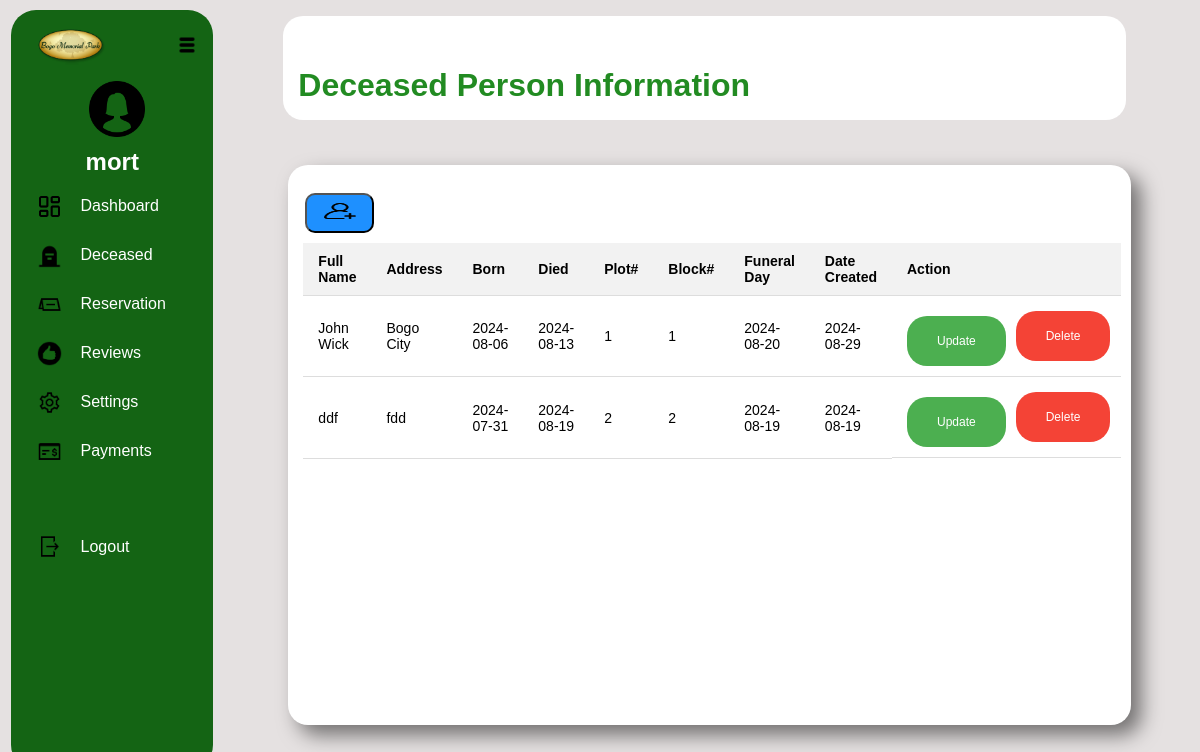
Before: /admindashboard/adminDeceased.php (signed in) with the older database file.
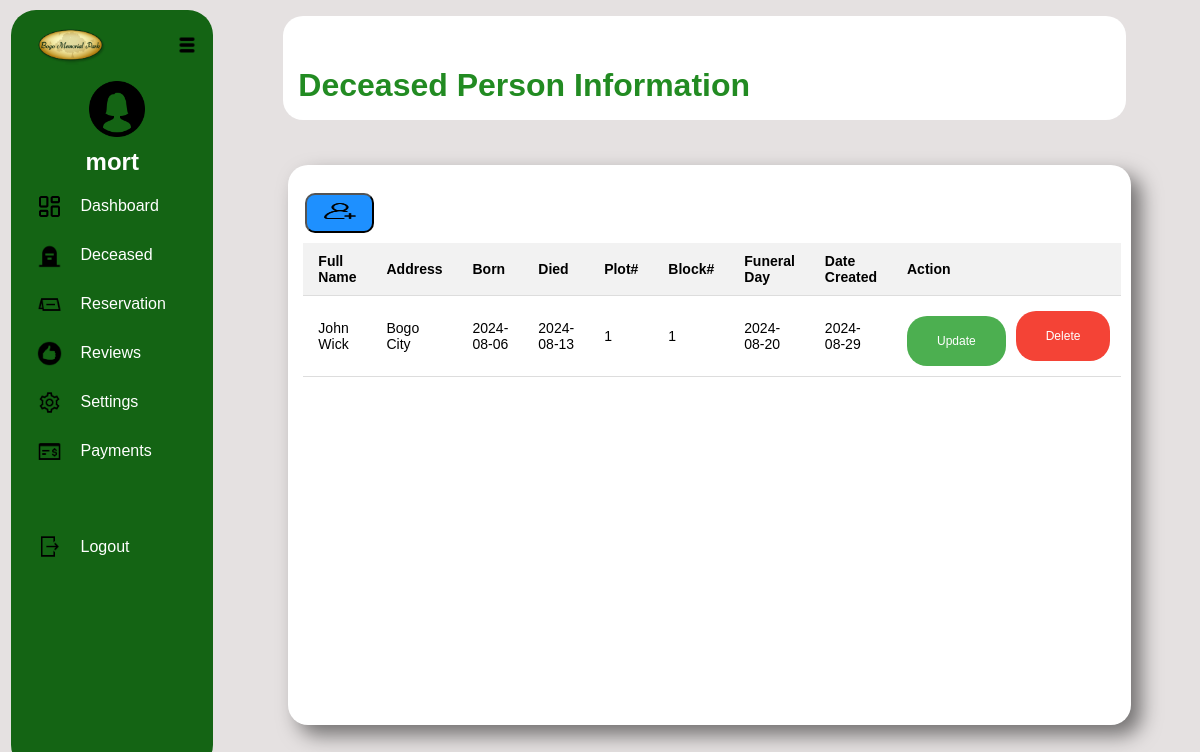
After: the same page with the newer database file.
### tables this page shows
CREATE TABLE `deceasedpersoninfo` (
  `id` int(11) NOT NULL,
  `fullname` varchar(100) NOT NULL,
  `address` varchar(100) NOT NULL,
  `born` date NOT NULL,
  `died` date NOT NULL,
  `plot` varchar(100) NOT NULL,
  `block` varchar(100) NOT NULL,
  `funeralday` date NOT NULL,
  `datecreated` date NOT NULL
);

### admindashboard/adminDeceased.php (the view, shortened to what this page needs)
<?php
$firstname = isset($_SESSION['firstname']) ? htmlspecialchars($_SESSION['firstname']) : 'Guest';
require_once '../connection/connection.php';
if (isset($pdo)) {
    $stmt = $pdo->prepare("SELECT * FROM deceasedpersoninfo");
    $stmt->execute();
    $reservations = $stmt->fetchAll(PDO::FETCH_ASSOC);
} else {
    echo 'Database connection failed. Please try again later.';
    exit();
}
?>
<!DOCTYPE html>
<html lang="en">
<head>
    <link rel="stylesheet" href="./admindashboardcss/admindeceasedinfo.css">
</head>
<body>
    <div class="row">
        <div class="left-content col-4">
            <div class="memoriallogo"><img src="../images/bogomemoriallogo.png" alt="bogomemoriallogo"></div>
            <div class="hamburgermenu"><img src="../images/hamburgermenu.png" alt="hamburgermenu"></div>
            <div class="adminprofile">
                <center><img src="../images/female.png" alt="adminicon">
                <h2><?php echo $firstname; ?></h2></center>
            </div>
            <center>
                <br>
                <div class="adminlinks">
                            <span><img src="../images/dashboard.png" alt="">&nbsp;&nbsp;&nbsp;<a href="adminDashboard.php">Dashboard</a></span>
                            <span><img src="../images/deceased.png" alt="">&nbsp;&nbsp;&nbsp;<a href="adminDeceased.php">Deceased</a></span>
                            <span><img src="../images/reservation.png" alt="">&nbsp;&nbsp;&nbsp;<a href="adminreservation.php">Reservation</a></span>
                            <span><img src="../images/review.png" alt="">&nbsp;&nbsp;&nbsp;<a href="adminreviews.php">Reviews</a></span>
                            <span><img src="../images/settings.png" alt="">&nbsp;&nbsp;&nbsp;<a href="adminsettings.php">Settings</a></span>
                            <span><img src="../images/payment.png" alt="">&nbsp;&nbsp;&nbsp;<a href="adminpayment.php">Payments</a></span>
                            <br>
                            <span><img src="../images/logout.png" alt="">&nbsp;&nbsp;&nbsp;<a href="../logout.php">Logout</a></span>
                 </div>
                <br>
            </center>
        </div>
        <div class="main">
            <div class="right-content1">
                <br>
                <br>
                <div class="right-header col-9">
                    <span><h1>Deceased Person Information</h1></span>
                </div>
            </div>
            <div class="right-content2">
                <br>
                <button class="btnadd" onclick="openAddModal()"><img src="../images/add-user.png" alt=""></button>
                <div class="table-wrapper">
                    <table id="myTable">
                    <thead>
                        <tr>
                            <th>Full Name</th>
                            <th>Address</th>
                            <th>Born</th>
                            <th>Died</th>
                            <th>Plot#</th>
                            <th>Block#</th>
                            <th>Funeral Day</th>
                            <th>Date Created</th>
                            <th>Action</th>
                        </tr>
                    </thead>
                    <tbody>
                        <?php if (isset($reservations) && !empty($reservations)): ?>
                            <?php foreach ($reservations as $reservation): ?>
                                <tr>
                                    <td><?php echo htmlspecialchars($reservation['fullname']); ?></td>
                                    <td><?php echo htmlspecialchars($reservation['address']); ?></td>
                                    <td><?php echo htmlspecialchars($reservation['born']); ?></td>
                                    <td><?php echo htmlspecialchars($reservation['died']); ?></td>
                                    <td><?php echo htmlspecialchars($reservation['plot']); ?></td>
                                    <td><?php echo htmlspecialchars($reservation['block']); ?></td>
                                    <td><?php echo htmlspecialchars($reservation['funeralday']); ?></td>
                                    <td><?php echo htmlspecialchars($reservation['datecreated']); ?></td>
                                    <td class="actions">
                                        <button class="button update" onclick="openModal(<?php echo htmlspecialchars(json_encode($reservation)); ?>)">Update</button>
                                        <form method="post" style="display:inline-block;">
                                            <button type="submit" class="button delete">Delete</button>
                                        </form>
                                    </td>
                                </tr>
                            <?php endforeach; ?>
                        <?php else: ?>
                            <tr><td colspan="9">No reservations found.</td></tr>
                        <?php endif; ?>
                    </tbody>
                    </table>
                </div>
            </div>
        </div>
    </div>
</body>
</html>

Changed rows visible on the page:
removed deceasedpersoninfo: fullname "ddf", address "fdd", born "2024-07-31", died "2024-08-19", plot "2", block "2", funeralday "2024-08-19", datecreated "2024-08-19"
